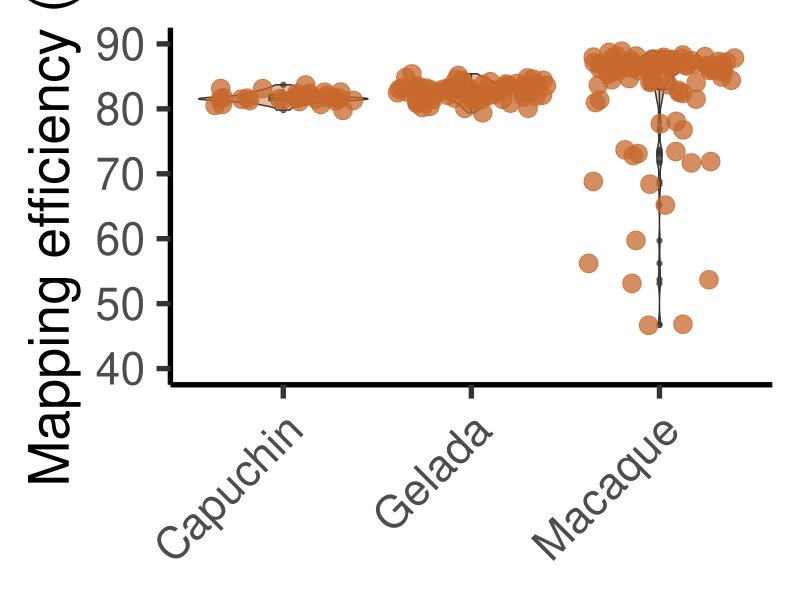
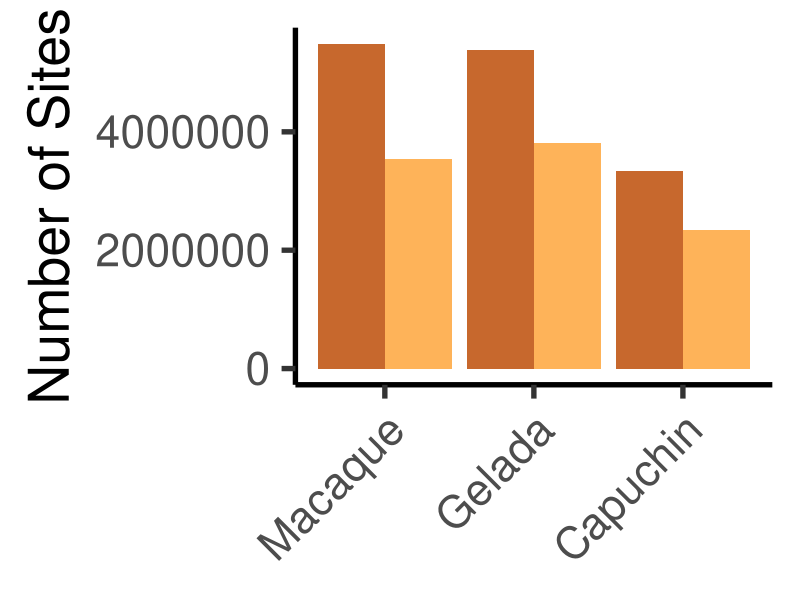

Recreate these plots in R, in order.
library(tidyverse)
library(dplyr)
library(ggplot2)
library(data.table)
library(ggforce)

capuchin <- read_csv('NHP metadata - capuchin.csv')
macaque <- read_csv('NHP metadata - macaque.csv')
gelada <- read_csv('NHP metadata - gelada.csv')

species <- "capuchin"
capuchin$species <- species

combined <- rbind(capuchin, macaque, gelada)

combined$mapping_efficiency <- as.numeric(gsub("%", "", combined$mapping_efficiency))
combined$CHH_meth <- as.numeric(gsub("%", "", combined$CHH_meth))

#fig 4a
ggplot() +
  geom_violin(alpha = 0.45, fill = "#C7682D", data = combined, aes(species, mapping_efficiency, group = species)) +
  geom_boxplot(alpha = 0.65, fill = "#C7682D", width = 0.15, data = combined, aes(species, mapping_efficiency, group = species)) +
  geom_jitter(alpha = 0.75, color = "#C7682D", size = 6, data = combined, aes(species, mapping_efficiency, group = species)) +
  theme_classic(base_size = 40) +
  theme(axis.title.x = element_blank()) +
  ylab("Mapping efficiency (%)") +
  #labs(title = "Mapping Efficiency by NHP Species") +
  theme(legend.position = "none") +
  scale_x_discrete(labels = c("Capuchin", "Gelada", "Macaque")) +
  theme(axis.text.x = element_text(angle = 45, hjust = 1)) +
  ylim(40,90)



## fig 4b
sites <- data.frame(observed = c(2349027, 3818703, 3546947),
                    expected = c(3343133, 5387280, 5486073),
                    species = c("capuchin", "gelada", "macaque"))
#barplot
sub_sites <- sites[,1:3]
sub_sites_long <- pivot_longer(sub_sites, cols = c("observed", "expected"), 
                               names_to = "variable", values_to = "value")

options(scipen = 999)
ggplot(sub_sites_long, aes(x = species, y = value, fill = variable)) +
  geom_bar(stat = "identity", position = "dodge") +
  theme_classic(base_size = 40) +
  labs(y = "Number of Sites") +
  scale_x_discrete(limits = c("macaque", "gelada", "capuchin"), labels = c("Macaque", "Gelada", "Capuchin")) +
  scale_fill_manual(values = c("expected" = "#C7682D", "observed" = "#FEB359")) +
  theme(axis.text.x = element_text(angle = 45, hjust = 1),
        axis.title.x = element_blank()) +
  theme(legend.position = "none")
